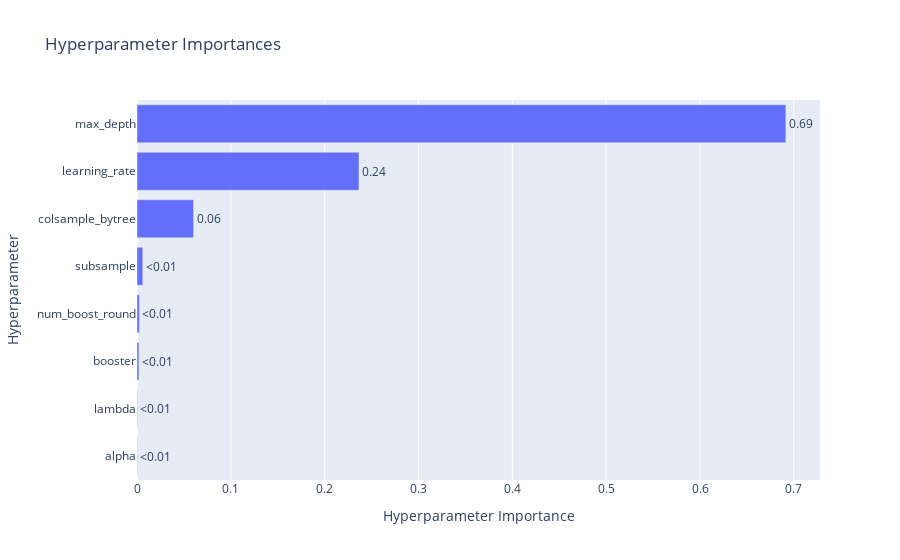

Here is the notebook cell this chart was saved with:
### Code cell
optuna.visualization.plot_param_importances(study_xg_unbalanced)

### Figure 1 — Plotly figure (JSON) as saved in the notebook; plotly's stock layout.template omitted (floating-point values rounded to 4 significant figures)
{"data": [{"cliponaxis": false, "hovertemplate": ["alpha (FloatDistribution): 0.00035529284790261086<extra></extra>", "lambda (FloatDistribution): 0.0004254974175765051<extra></extra>", "booster (CategoricalDistribution): 0.002051680627134057<extra></extra>", "num_boost_round (IntDistribution): 0.0026171417646803662<extra></extra>", "subsample (FloatDistribution): 0.006179287289086974<extra></extra>", "colsample_bytree (FloatDistribution): 0.060293182252003696<extra></extra>", "learning_rate (FloatDistribution): 0.23658242466526877<extra></extra>", "max_depth (IntDistribution): 0.6914954931363471<extra></extra>"], "name": "Objective Value", "orientation": "h", "text": ["<0.01", "<0.01", "<0.01", "<0.01", "<0.01", "0.06", "0.24", "0.69"], "textposition": "outside", "type": "bar", "x": [0.0003553, 0.0004255, 0.002052, 0.002617, 0.006179, 0.06029, 0.2366, 0.6915], "y": ["alpha", "lambda", "booster", "num_boost_round", "subsample", "colsample_bytree", "learning_rate", "max_depth"]}], "layout": {"title": {"text": "Hyperparameter Importances"}, "xaxis": {"title": {"text": "Hyperparameter Importance"}}, "yaxis": {"title": {"text": "Hyperparameter"}}}}
